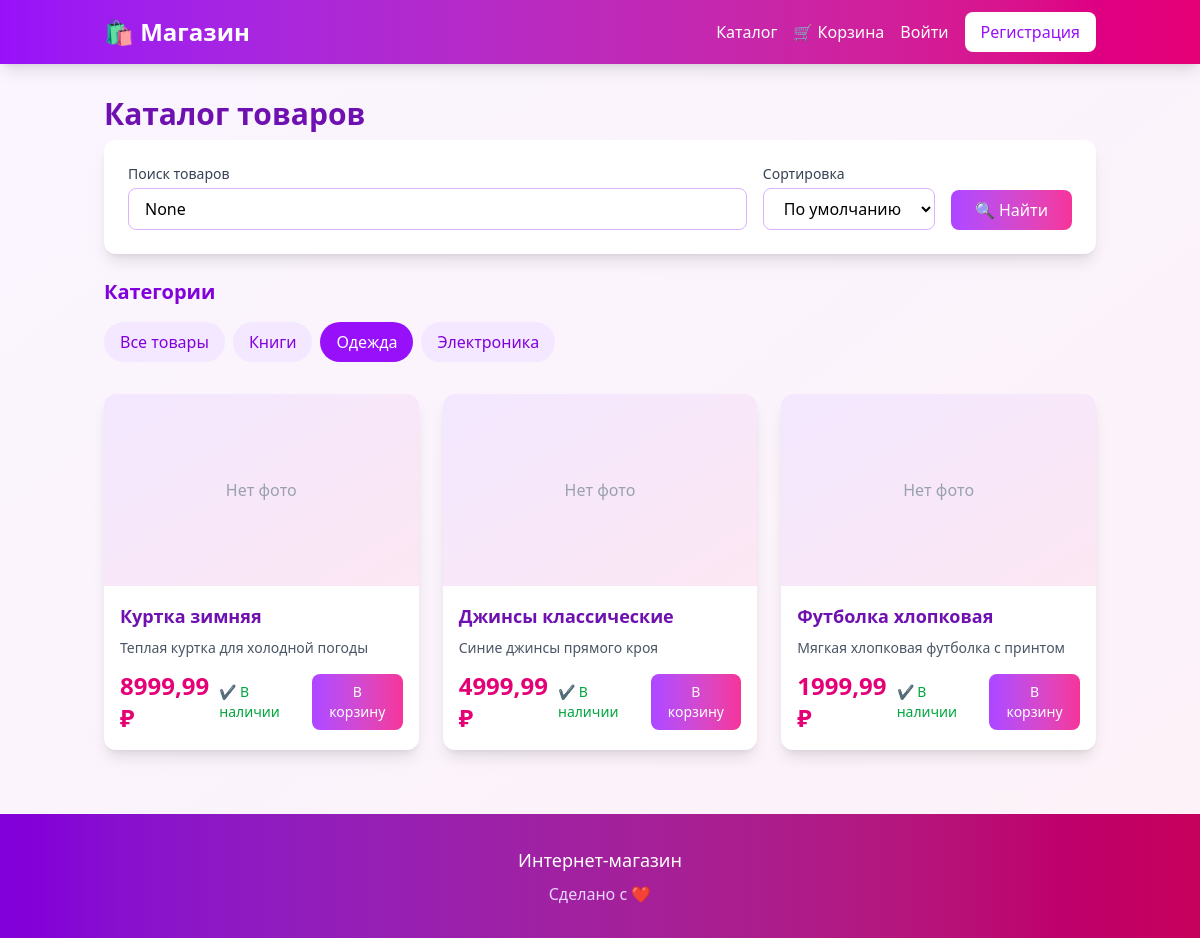
Screenshot of /category/odezhda/ with the database file from the repository.
### shopik/models.py (models this page shows, shortened)
class Category(models.Model):
    name = models.CharField('Название', max_length=200, db_index=True)
    slug = models.SlugField('URL', max_length=200, unique=True)
    class Meta:
        ordering = ('name',)
        verbose_name = 'Категория'
        verbose_name_plural = 'Категории'
        indexes = [
            Index(fields=['slug']),
        ]

class Product(models.Model):
    category = models.ForeignKey(
        Category,
        related_name='products',
        on_delete=models.CASCADE,
        verbose_name='Категория'
    )
    name = models.CharField('Название', max_length=200, db_index=True)
    slug = models.SlugField('URL', max_length=200, unique=True)
    image = models.ImageField(
        'Изображение',
        upload_to='products/%Y/%m/%d',
        blank=True
    )
    description = models.TextField('Описание', blank=True)
    price = models.DecimalField('Цена', max_digits=10, decimal_places=2)
    stock = models.PositiveIntegerField('Наличие')
    is_active = models.BooleanField('Активный', default=True)
    created_at = models.DateTimeField('Дата создания', auto_now_add=True)
    updated_at = models.DateTimeField('Дата обновления', auto_now=True)
    class Meta:
        ordering = ('-created_at',)
        verbose_name = 'Товар'
        verbose_name_plural = 'Товары'
        indexes = [
            models.Index(fields=['slug']),
            models.Index(fields=['created_at']),
        ]
    def get_absolute_url(self):
        return reverse('shop:product_detail', args=[self.slug])

### shopik/views.py (the view)
# urls.py: path('', views.product_list, name='product_list'),
def product_list(request, category_slug=None):
    category = None
    categories = Category.objects.all()
    products = Product.objects.filter(is_active=True)
    if category_slug:
        category = get_object_or_404(Category, slug=category_slug)
        products = products.filter(category=category)
    query = request.GET.get('q')
    if query:
        products = products.filter(
            Q(name__icontains=query) |
            Q(description__icontains=query)
        )
    sort = request.GET.get('sort')
    if sort == 'price_asc':
        products = products.order_by('price')
    elif sort == 'price_desc':
        products = products.order_by('-price')
    elif sort == 'new':
        products = products.order_by('-created_at')
    context = {
        'category': category,
        'categories': categories,
        'products': products,
        'query': query,
    }
    return render(request, 'shop/product/list.html', context)

### cart/cart.py (called while the page is built)
    def __len__(self):
        return sum(item['quantity'] for item in self.cart.values())

### cart/context_processors.py (called while the page is built)
def cart(request):
    return {'cart': Cart(request)}

### templates/shop/product/list.html (shortened to what this page needs)
{% extends "base.html" %}
{% load static %}
{% block content %}
<div class="mb-8">
    <h1 class="text-3xl font-bold text-purple-800 mb-2">Каталог товаров</h1>
    <div class="bg-white p-6 rounded-xl shadow-lg mb-6">
        <form method="get" class="flex flex-wrap gap-4 items-end">
            <div class="flex-1 min-w-[200px]">
                <label class="block text-sm font-medium text-gray-700 mb-1">
                    Поиск товаров
                </label>
                <input type="text"
                       name="q"
                       value="{{ query }}"
                       placeholder="Название или описание..."
                       class="w-full px-4 py-2 border border-purple-300 rounded-lg focus:ring-2 focus:ring-purple-500 focus:border-transparent">
            </div>
            <div class="min-w-[150px]">
                <label class="block text-sm font-medium text-gray-700 mb-1">
                    Сортировка
                </label>
                <select name="sort"
                        class="w-full px-4 py-2 border border-purple-300 rounded-lg focus:ring-2 focus:ring-purple-500 focus:border-transparent"
                        onchange="this.form.submit()">
                    <option value="">По умолчанию</option>
                </select>
            </div>
            <button type="submit"
                    class="bg-gradient-to-r from-purple-500 to-pink-500 text-white px-6 py-2 rounded-lg hover:from-purple-600 hover:to-pink-600 transition">
                🔍 Найти
            </button>
        </form>
    </div>
    <div class="mb-8">
        <h2 class="text-xl font-semibold text-purple-700 mb-4">Категории</h2>
        <div class="flex flex-wrap gap-2">
            <a href="{% url 'shopik:product_list' %}"
               class="px-4 py-2 rounded-full {% if not category %}bg-purple-600 text-white{% else %}bg-purple-100 text-purple-700 hover:bg-purple-200{% endif %} transition">
                Все товары
            </a>
            {% for cat in categories %}
                <a href="{% url 'shopik:product_list_by_category' cat.slug %}"
                   class="px-4 py-2 rounded-full {% if category == cat %}bg-purple-600 text-white{% else %}bg-purple-100 text-purple-700 hover:bg-purple-200{% endif %} transition">
                    {{ cat.name }}
                </a>
            {% endfor %}
        </div>
    </div>
    <div class="grid grid-cols-1 md:grid-cols-2 lg:grid-cols-3 xl:grid-cols-4 gap-6">
        {% for product in products %}
            <div class="bg-white rounded-xl shadow-lg overflow-hidden hover:shadow-xl transition-shadow duration-300">
                <div class="h-48 overflow-hidden">
                    {% if product.image %}
                        <img src="{{ product.image.url }}"
                             alt="{{ product.name }}"
                             class="w-full h-full object-cover hover:scale-105 transition-transform duration-300">
                    {% else %}
                        <div class="w-full h-full bg-gradient-to-br from-purple-100 to-pink-100 flex items-center justify-center">
                            <span class="text-gray-400">Нет фото</span>
                        </div>
                    {% endif %}
                </div>
                <div class="p-4">
                    <a href="{{ product.get_absolute_url }}"
                       class="text-lg font-semibold text-purple-800 hover:text-purple-600 transition block mb-2">
                        {{ product.name }}
                    </a>
                    <p class="text-gray-600 text-sm mb-3 line-clamp-2">
                        {{ product.description|truncatewords:20 }}
                    </p>
                    <div class="flex justify-between items-center">
                        <span class="text-2xl font-bold text-pink-600">
                            {{ product.price }} ₽
                        </span>
                        <div class="flex items-center">
                            {% if product.stock > 0 %}
                                <span class="text-sm text-green-600 mr-2">
                                    ✔ В наличии
                                </span>
                                <form action="{% url 'cart:cart_add' product.id %}" method="post">
                                    <button type="submit"
                                            class="bg-gradient-to-r from-purple-500 to-pink-500 text-white px-4 py-2 rounded-lg text-sm hover:from-purple-600 hover:to-pink-600 transition">
                                        В корзину
                                    </button>
                                </form>
                            {% else %}
                                <span class="text-sm text-red-600">
                                    ❌ Нет в наличии
                                </span>
                            {% endif %}
                        </div>
                    </div>
                </div>
            </div>
        {% endfor %}
    </div>
</div>
{% endblock %}

### templates/base.html (style rules this page uses)
html, body { height: 100%; }

### rows the page displays
Category: name "Книги"
Category: name "Одежда"
Category: name "Электроника"
Product: image "Нет фото", name "Куртка зимняя", description "Теплая куртка для холодной погоды", price "8999,99", stock "✔ В наличии"
Product: image "Нет фото", name "Джинсы классические", description "Синие джинсы прямого кроя", price "4999,99", stock "✔ В наличии"
Product: image "Нет фото", name "Футболка хлопковая", description "Мягкая хлопковая футболка с принтом", price "1999,99", stock "✔ В наличии"
